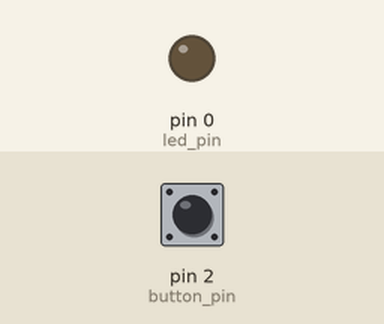
The sketch below on a simulated Arduino Uno, built with avr-gcc and run on an emulated ATmega328P. Parts: output pins drawn as LEDs (lit = HIGH). The inputs (shaded band) are chosen by the test bench; at power-on: pin 2 (button_pin) HIGH.

Above: at 1.2 s.
1.3 s: pin 2 (button_pin) pulled LOW for 0.15 s
At 1.37 s:
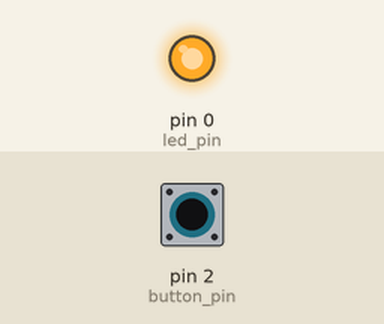
2.9 s: pin 2 (button_pin) pulled LOW for 3.2 s
At 7.2 s:
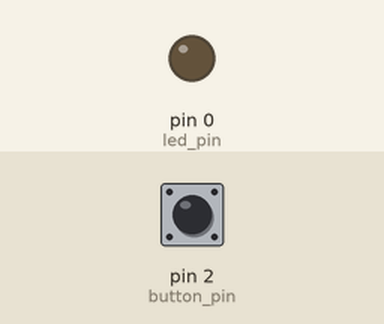
Timing chart, 0 to 8.7 s (numbered marks = the images above; inputs shaded):
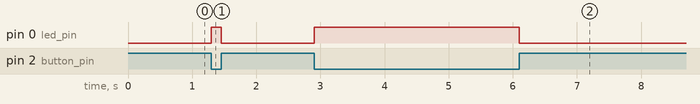

Measured:
- after the input at 1.3 s, pin 0 (led_pin): LOW → HIGH at once, → LOW 0.15 s later
- after the input at 2.9 s, pin 0 (led_pin): LOW → HIGH at once, → LOW 3.2 s later

The sketch:

ArduinoStyle.ino
```cpp
const int button_pin = 2;
const int led_pin = 0;

void setup() {
    pinMode(button_pin, INPUT_PULLUP);
    pinMode(led_pin, OUTPUT);
}

void loop() {

    int button = digitalRead(button_pin);

    if ( button == LOW ) {
        digitalWrite(led_pin, HIGH);
    } else
    {
        digitalWrite(led_pin, LOW);
    }

}
```
